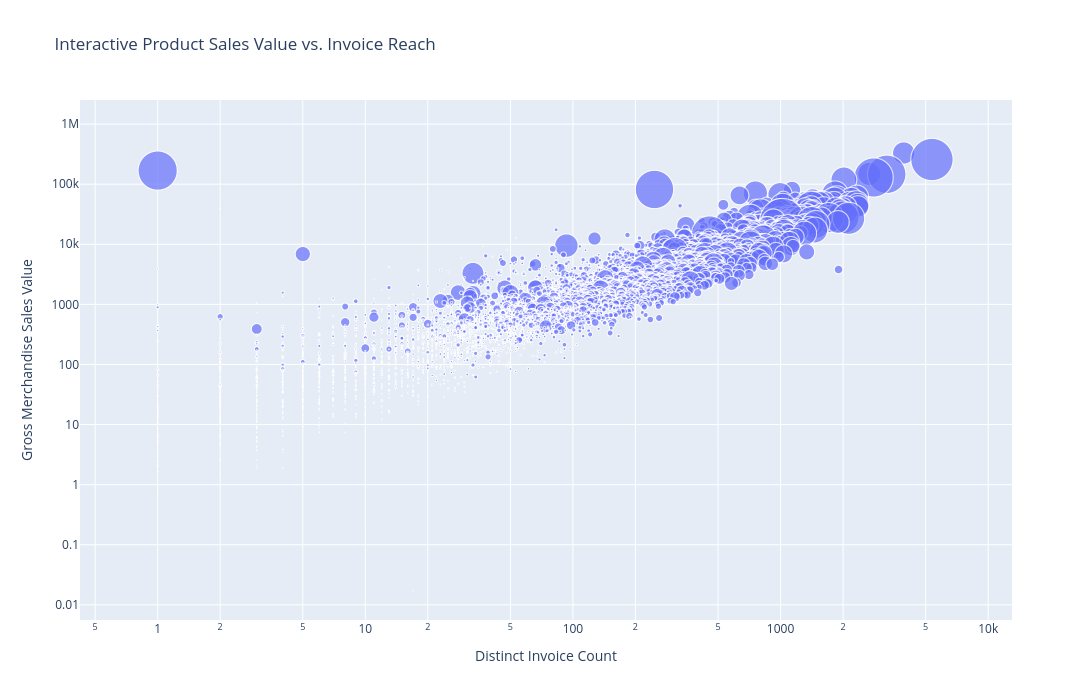

Notebook code for this chart:
### Markdown cell above
#### Product Performance Interpretation

Product performance differed depending on whether it was evaluated through
sales value, quantity, or invoice reach.

`WHITE HANGING HEART T-LIGHT HOLDER` displayed one of the strongest overall
product profiles. It ranked near the top in merchandise sales value and
quantity while appearing in the highest number of distinct invoices. Its
performance therefore reflected broad and recurring demand rather than a
limited number of wholesale orders.

`REGENCY CAKESTAND 3 TIER` generated the highest merchandise sales value and
appeared in a large number of invoices, despite having a relatively low
average quantity per invoice. This suggests that its performance was driven
by broad demand and comparatively high value per unit.

In contrast, `PAPER CRAFT, LITTLE BIRDIE` recorded 80,995 units in only one
invoice. Its position among the highest-sales and highest-quantity products
was therefore caused by a single exceptional transaction rather than recurring
product demand. This transaction should also be interpreted within the
project's gross positive merchandise scope, since a corresponding cancellation
was excluded from the positive-sales layer.

`MEDIUM CERAMIC TOP STORAGE JAR` also displayed a wholesale-oriented profile,
with a high total quantity concentrated across a relatively small number of
invoices.

Several products, including `JUMBO BAG RED RETROSPOT`, `ASSORTED COLOUR BIRD
ORNAMENT`, and `PARTY BUNTING`, performed strongly across multiple measures.
These products combined high merchandise value with broad invoice presence
and may therefore be considered core merchandise products.

Products with high quantity but substantially lower sales value, such as
`WORLD WAR 2 GLIDERS ASSTD DESIGNS`, represented high-volume and low-value
product activity.

### Code cell
import plotly.express as px

interactive_product_scatter = (
    product_merchandise_sales.loc[product_merchandise_sales["gross_merchandise_sales_value"].gt(0)
        & product_merchandise_sales["invoice_count"].gt(0)].copy())

interactive_product_scatter["product_label"] = (interactive_product_scatter["StockCode"].astype(str)+ " | "+ 
                                                interactive_product_scatter["Description_normalized"])

fig = px.scatter(
    interactive_product_scatter,
    x="invoice_count",
    y="gross_merchandise_sales_value",
    size="total_quantity",
    hover_name="product_label",
    hover_data={
        "StockCode": False,
        "Description_normalized": False,
        "invoice_count": ":,",
        "gross_merchandise_sales_value": ":,.2f",
        "total_quantity": ":,",
        "average_quantity_per_invoice": ":,.2f",
        "sales_share_pct": ":.3f",
        "product_label": False
    },
    log_x=True,
    log_y=True,
    size_max=45,
    render_mode="webgl",
    labels={
        "invoice_count": "Distinct Invoice Count",
        "gross_merchandise_sales_value":
            "Gross Merchandise Sales Value",
        "total_quantity": "Total Quantity",
        "average_quantity_per_invoice":
            "Average Quantity per Invoice",
        "sales_share_pct": "Sales Share (%)"
    },
    title="Interactive Product Sales Value vs. Invoice Reach"
)

fig.update_layout(
    width=1100,
    height=700
)

fig.show()

### Figure 1 — Plotly figure (JSON) as saved in the notebook; plotly's stock layout.template omitted (floating-point values rounded to 4 significant figures; data arrays with more than 128 entries replaced by an {"elided": "..."} marker saying what was removed)
{"data": [{"customdata": {"elided": "5585x6 mixed values"}, "hovertemplate": "<b>%{hovertext}</b><br><br>Distinct Invoice Count=%{x:,}<br>Gross Merchandise Sales Value=%{y:,.2f}<br>Total Quantity=%{customdata[2]:,}<br>Average Quantity per Invoice=%{customdata[3]:,.2f}<br>Sales Share (%)=%{customdata[4]:.3f}<extra></extra>", "hovertext": {"elided": "5585 str values"}, "legendgroup": "", "marker": {"color": "#636efa", "size": {"elided": "5585 int values"}, "sizemode": "area", "sizeref": 52.41, "symbol": "circle"}, "mode": "markers", "name": "", "showlegend": false, "type": "scattergl", "x": {"elided": "5585 int values"}, "xaxis": "x", "y": {"elided": "5585 float values"}, "yaxis": "y"}], "layout": {"height": 700, "legend": {"itemsizing": "constant", "tracegroupgap": 0}, "title": {"text": "Interactive Product Sales Value vs. Invoice Reach"}, "width": 1100, "xaxis": {"anchor": "y", "domain": [0, 1], "title": {"text": "Distinct Invoice Count"}, "type": "log"}, "yaxis": {"anchor": "x", "domain": [0, 1], "title": {"text": "Gross Merchandise Sales Value"}, "type": "log"}}}
